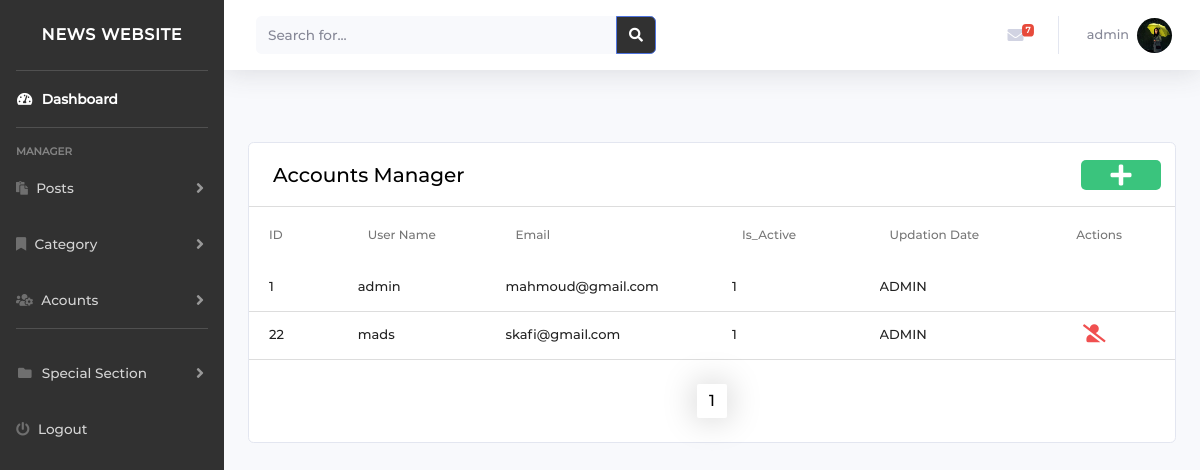
/admin/manage_accounts.php (signed in), run on an earlier commit of the app's database.
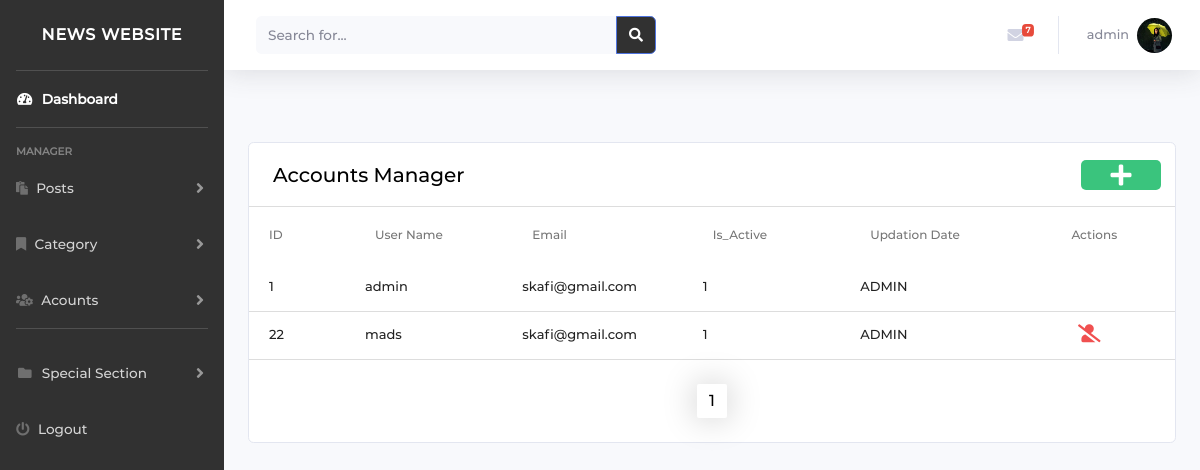
And on a later commit of the database.
### tables this page shows
CREATE TABLE `tblusers` (
  `user_id` int(255) NOT NULL,
  `user_name` varchar(60) NOT NULL,
  `user_email` varchar(60) NOT NULL,
  `user_password` varchar(255) NOT NULL,
  `Is_Active` int(1) NOT NULL,
  `CreationDate` datetime NOT NULL,
  `UpdationDate` datetime NOT NULL,
  `role_id` int(11) NOT NULL
);

### admin/config/permissions.php (called while the page is built, shortened)
<?php
$permissions = [
    "dashboard.php" => ['admin', 'author'],
    "post_manager.php" => ['admin', 'author'],
    "change_image.php" => ['admin', 'author'],
    "add_post.php" => ['admin', 'author'],
    "edit_post.php" => ['admin', 'author'],
    "category_manager.php" => ['admin', 'author'],
    "edit_category.php" => ['admin', 'author'],
    "add_category.php" => ['admin'],
    "approved_post.php"=>['admin'],
    "manage_accounts.php" =>['admin'],
    "accounts_logic.php"=>['admin'],
    "add_users.php"=>['admin'],
    "account_activat.php"=>['admin'],
    "activat.php"=>['admin'],
    "navbar.php" =>['admin'],
    "top.php" =>['admin'],
    "footer.php" =>['admin'],
    "bracking_news.php" =>['admin'],
    "add_brackingnews.php" =>['admin']
];
function checkPermision($pageName, $role)
{
    global $permissions;
    $roles = $permissions[$pageName];
    for ($i = 0; $i < count($roles); $i++) {
        if ($role == $roles[$i])
            return true;
    }
    return false;
}

### admin/config/dbcon.php (called while the page is built, shortened)
<?php
require("connection.php");
$dbhost = "localhost";
 $dbuser = "Skafi";
 $dbpass = "mahmoudskafi00";
 $db = "news_db";
$conDb = new connection($dbhost,$dbuser ,$dbpass,$db);

### admin/config/connection.php (called while the page is built, shortened)
<?php
class connection
{
    function doSelectQuery($con, $sql)
    {
        $status = false;
        $data = array();
        $result = mysqli_query($con, $sql);
        $i = 0;
        $rows = mysqli_num_rows($result);
        while ($row = mysqli_fetch_array($result, MYSQLI_ASSOC)) {
            $data[$i] = $row;
            $status = true;
            $i += 1;
        }
        return ['status' => $status, 'data' => $data, 'rows' => $rows];
    }
}

### admin/manage_accounts.php (the view, shortened to what the changed rows need)
<?php
require_once('./config/dbcon.php');
include('./config/permissions.php');
$pagename = basename($_SERVER['PHP_SELF']);
$role = $_SESSION['roles'];
if (checkPermision($pagename, $role)) {
    if (!isset($_SESSION['username'])) {
        header('location:login.php');
    } else {
        $sql = $conDb->doSelectQuery($conn, "SELECT * FROM tblusers WHERE Is_Active='1' ");
        $res_per_page = 10;
        if (!isset($_GET['page'])) {
            $page = 1;
        } else {
            $page = $_GET['page'];
        }
        $this_page_first_res = ($page - 1) * $res_per_page;
        $sql = $conDb->doSelectQuery($conn, "SELECT * FROM tblusers WHERE Is_Active='1' LIMIT " . $this_page_first_res . ',' . $res_per_page);
        if ($sql['status'] == 1) {
?>
            <!DOCTYPE html>
            <html lang="en">
            <head>
                <?php require './include/links.php' ?>
            </head>
            <body>
                <?php require './include/navbar.php' ?>
                <br>
                <br>
                <div class="container">
                    <div class="row">
                        <div id="admin" class="col s12">
                            <div class="card material-table">
                                <table id="datatable">
                                    <thead class="head-tr-costom">
                                        <tr>
                                            <th style="padding-right: 40px !important;">ID</th>
                                            <th>User Name</th>
                                            <th>Email</th>
                                            <th>Is_Active</th>
                                            <th>Updation Date</th>
                                            <th style="display: flex;align-items: center;justify-content: center;">Actions</th>
                                        </tr>
                                    </thead >
                                    <tbody class="table-body custom-tr">
                                        <?php
                                        foreach ($sql['data'] as $row) {
                                        ?>
                                            <tr  class="fix" id="<?php echo $row['user_id']; ?>">
                                                <td>
                                                    <?php echo $row['user_id']; ?>
                                                </td>
                                                <td>
                                                    <?php echo $row['user_name']; ?>
                                                </td>
                                                <td>
                                                    <?php echo $row['user_email']; ?>
                                                </td>
                                                <td data-target="isactive">
                                                    <?php echo $row['Is_Active']; ?>
                                                </td>
                                                <td>
                                                    <?php  if($row['role_id']==1){
                                                        echo "ADMIN";
                                                    } else{
                                                        echo "AUTHOR";
                                                    }?>
                                                </td>
                                                <td class="td-custom">
                                                </td>
                                            <?php
                                        }
                                            ?>
                                    </tbody>
                                </table>
                                <br>
                                <br>
                            </div>
                        </div>
                    </div>
                </div>
            </body>
            </html>
<?php
        }
    }
}
?>

What changed in the data, as far as the page shows it:
changed tblusers "admin": user_email "mahmoud@gmail.com" → "skafi@gmail.com"
